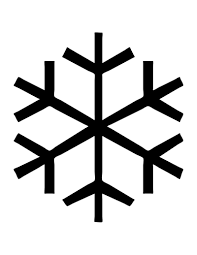
#> input picture xmas-tallography/snowflake_fft_test/images/snowflake_1.png, 197 x 255 px; its folder holds only this picture in this run
$ jupyter execute --allow-errors snowflakes_fft.ipynb   (shell and % lines are left out)
#> lines starting #> are read from the running program, lines starting #| are printed output that depends on the picture; after the words box and inside, x2 and y2 are one past the last pixel; in counts of white or black regions, pixels touching at a corner belong together
[cell 1]
from PIL import Image
import matplotlib.pyplot as plt
import numpy.fft as fft
import numpy as np

[cell 2]
# Load Images
import glob
image_ls =[]
for image_path in glob.glob("images/*"):
    plt.figure()
    im = Image.open(image_path)
#> im is the input picture: PIL image 197x255 P; min 0, max 255, mean 210
    if len(np.shape(im))==3:
        im= np.sum(im, 2)
    plt.imshow(im)
    image_ls.append(im)

[cell 3]
# FFT
f_im_ls = []
i=0
for im in image_ls:
    dims = np.shape(im)
    pad_x = int(np.ceil((1024-dims[0])/2))
    pad_y = int(np.ceil((1024-dims[1])/2))
    print( pad_x, pad_y)
    pad_im = np.pad(im, ((pad_x, pad_x),(pad_y, pad_y)), 'constant', constant_values=0)
    f_im =np.fft.fftshift( np.fft.fft2(pad_im))
    plt.figure()
    plt.imshow(np.abs(f_im), cmap="cool" )
    max_pix= np.max(np.max(np.abs(f_im)))
    min_pix = np.min(np.min(np.abs(f_im)))
    plt.clim(min_pix, max_pix/20)
    f_im_ls.append(f_im)
    plt.savefig(f'ffts/fft_{i}.png', )
    i= i+1
#> this loop made 1 pass
#> (dims, pad_x, pad_y, max_pix, min_pix, i) on pass 1: ((255, 197), 385, 414, 39140, 0.61, 1)
#| 385 414
#> pass 1, `plt.savefig(f'ffts/fft_{i}.png', )`:
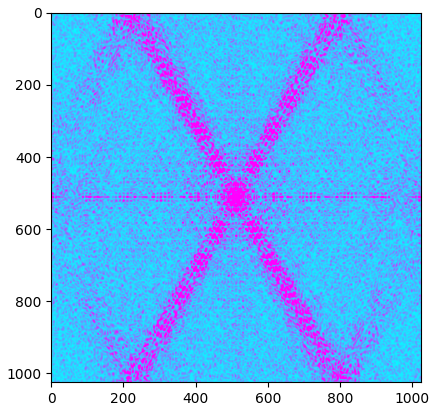
#> figure drawn by matplotlib, 1 panel
#> after the loop, f_im_ls = 1 item; i = 1

[cell 4]
# Blur images
# to increase the blur increase the BOXBLUR
from PIL import Image, ImageFilter
from matplotlib import cm

BOXBLUR=10
f_im_blur = []
for f_im in f_im_ls:
    im_abs = np.abs(f_im)
    max_pix = np.max(np.max(im_abs))
    im_abs = Image.fromarray(np.uint8(cm.gist_earth(im_abs/max_pix)*255))


    # Blur the input image using the filter ImageFilter.BLUR
    im_blurred = im_abs.filter(filter=ImageFilter.BoxBlur(BOXBLUR))
    plt.figure()
    plt.imshow(im_blurred)
    f_im_blur.append(im_blurred)
#> this loop made 1 pass
#> max_pix on pass 1: 39140
#> pass 1, `im_abs = np.abs(f_im)`:
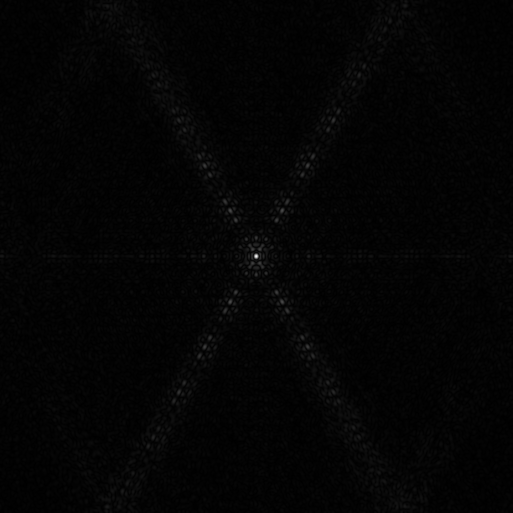
#> im_abs: shape (1025, 1025) float64 (shown at 1/2 size); min 0.61, max 39140, mean 651.5; drawn with min black and max white
#> pass 1, `im_abs = Image.fromarray(np.uint8(cm.gist_earth(im_abs/max_pix)*255))`:
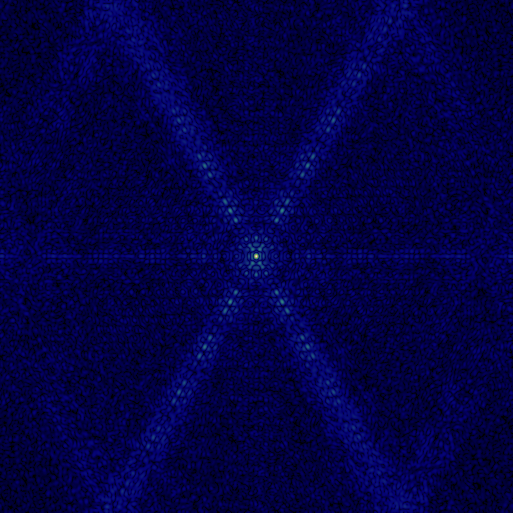
#> im_abs: PIL image 1025x1025 RGBA (shown at 1/2 size); mean R, G, B, A 1.9, 1, 68.1, 255
#> pass 1, `im_blurred = im_abs.filter(filter=ImageFilter.BoxBlur(BOXBLUR))`:
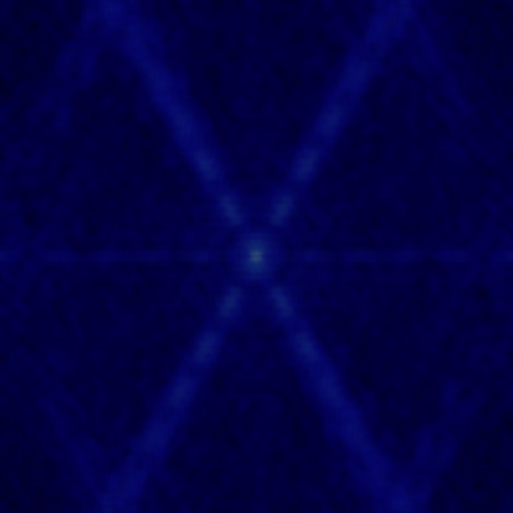
#> im_blurred: PIL image 1025x1025 RGBA (shown at 1/2 size); mean R, G, B, A 1.9, 1, 68.1, 255
#> after the loop, f_im_blur = 1 item

[cell 5]
# make masks
# Pad real space apply circular mask and save
import matplotlib.image
i =0
f_mask_ls = []
for f_im in f_im_blur:
    #im_abs = np.abs(f_im)
    f_im = np.sum(f_im, 2)
    mean_pix_val = np.mean(np.mean(f_im))
    ind = f_im >= mean_pix_val
    ind1 = f_im < mean_pix_val
    f_im[ind]= 1
    f_im[ind1]= 0
    plt.figure()
    plt.imshow(f_im, cmap="cool")
    f_mask_ls = []
    matplotlib.image.imsave(f'masks/fft_mask_{i}.png', f_im)
    i = i+1
#> this loop made 1 pass
#> (mean_pix_val, i) on pass 1: (326, 1)
#> pass 1, `f_im = np.sum(f_im, 2)`:
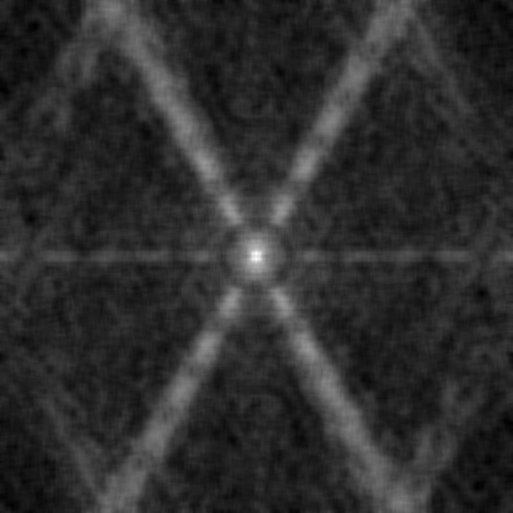
#> f_im: shape (1025, 1025) uint64 (shown at 1/2 size); min 292, max 479, mean 326; drawn with min black and max white
#> pass 1, `ind = f_im >= mean_pix_val`:
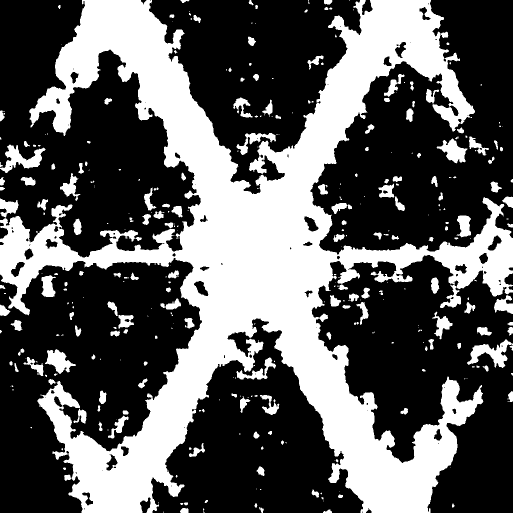
#> ind: shape (1025, 1025) bool (shown at 1/2 size); 36.3% white; 353 white regions (174 under 20 px), largest, box (x1, y1, x2, y2) and area: (0, 0, 1025, 1025) 341405, (0, 289, 91, 346) 2126, (934, 679, 1025, 736) 2126
#> pass 1, `matplotlib.image.imsave(f'masks/fft_mask_{i}.png', f_im)`:
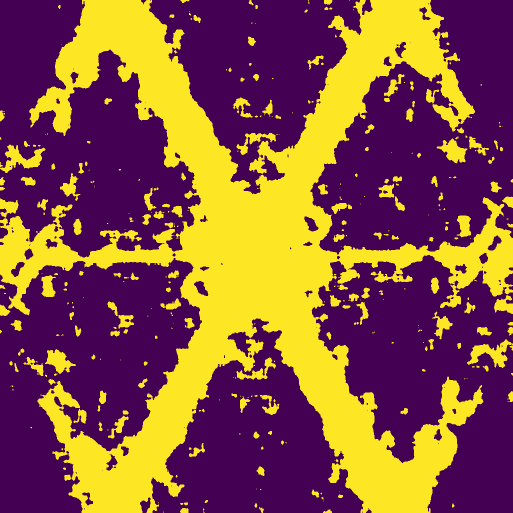
#> saved as fft_mask_0.png: shape (1025, 1025, 3) (shown at 1/2 size); mean R, G, B 135.1, 84.4, 66.6
#> after the loop, i = 1
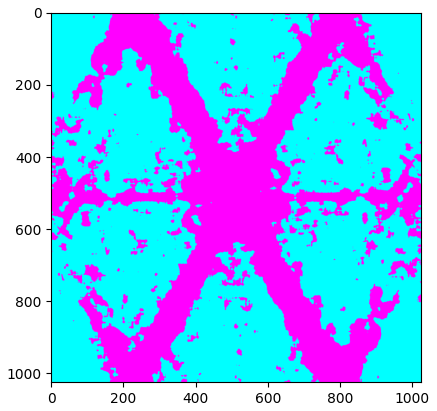
#> figure drawn by matplotlib, 1 panel

$ run again, on xmas-tallography/snowflake_fft_test/images/snowflake_5.png
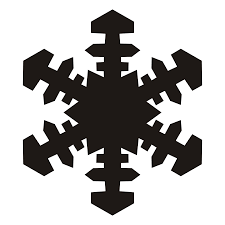
#> input picture xmas-tallography/snowflake_fft_test/images/snowflake_5.png, 225 x 225 px
#> im is the input picture: PIL image 225x225 P; mean R, G, B 179.7, 178.1, 177.2
#> the loop `for im in image_ls:` made 1 pass
#> (dims, pad_x, pad_y, max_pix, min_pix, i) on pass 1: ((225, 225), 400, 400, 61571, 0.171, 1)
#> (printed output is left out)
#> after the loop `for im in image_ls:`: f_im_ls = 1 item; i = 1
#> the loop `for f_im in f_im_ls:` made 1 pass
#> max_pix on pass 1: 61571
#> after the loop `for f_im in f_im_ls:`: f_im_blur = 1 item
#> the loop `for f_im in f_im_blur:` made 1 pass
#> (mean_pix_val, i) on pass 1: (316, 1)
#> pass 1, `ind = f_im >= mean_pix_val`:
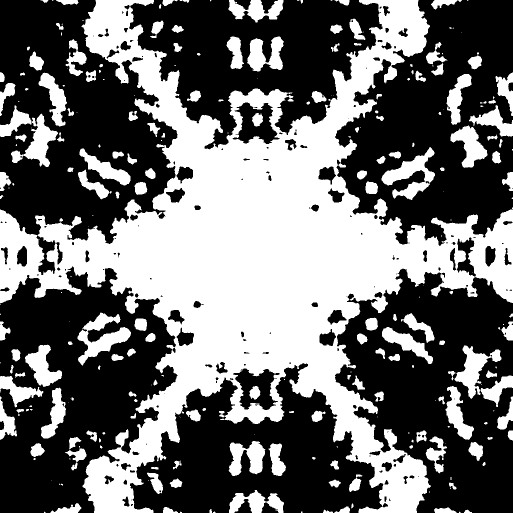
#> ind: shape (1025, 1025) bool (shown at 1/2 size); 42.8% white; 271 white regions (104 under 20 px), largest, box (x1, y1, x2, y2) and area: (0, 0, 1025, 1025) 352379, (763, 294, 870, 400) 4410, (155, 625, 262, 731) 4410
#> after the loop `for f_im in f_im_blur:`: i = 1
#> `[cell 5] # make masks # Pad real space apply circular mask and save im..`:
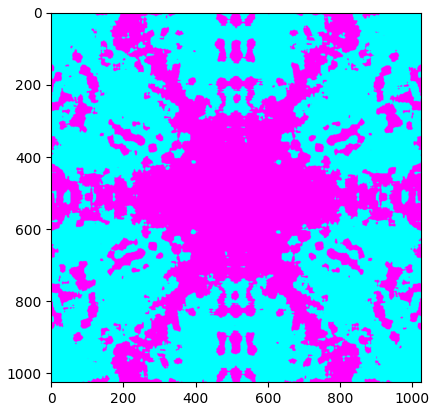
#> figure drawn by matplotlib, 1 panel

$ run again, on xmas-tallography/snowflake_fft_test/images/snowflake_6.png
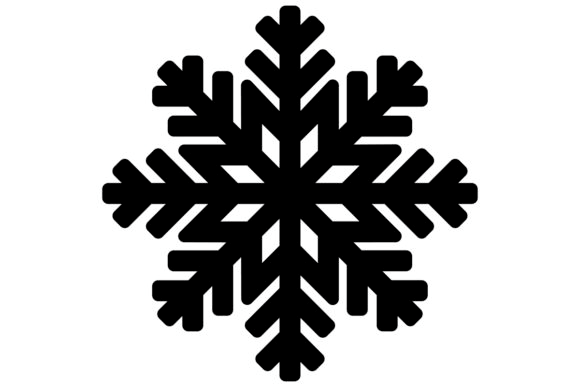
#> input picture xmas-tallography/snowflake_fft_test/images/snowflake_6.png, 580 x 387 px
#> im is the input picture: PIL image 580x387 RGBA; mean R, G, B, A 181.9, 181.9, 181.9, 255
#> im: shape (387, 580) uint64; 234 distinct labels, from 255 to 1020
#> the loop `for im in image_ls:` made 1 pass
#> (dims, pad_x, pad_y, max_pix, min_pix, i) on pass 1: ((387, 580), 319, 222, 179725892, 2.55, 1)
#> (printed output is left out)
#> after the loop `for im in image_ls:`: f_im_ls = 1 item; i = 1
#> the loop `for f_im in f_im_ls:` made 1 pass
#> max_pix on pass 1: 179725892
#> after the loop `for f_im in f_im_ls:`: f_im_blur = 1 item
#> the loop `for f_im in f_im_blur:` made 1 pass
#> (mean_pix_val, i) on pass 1: (255.3, 1)
#> pass 1, `f_im = np.sum(f_im, 2)`:
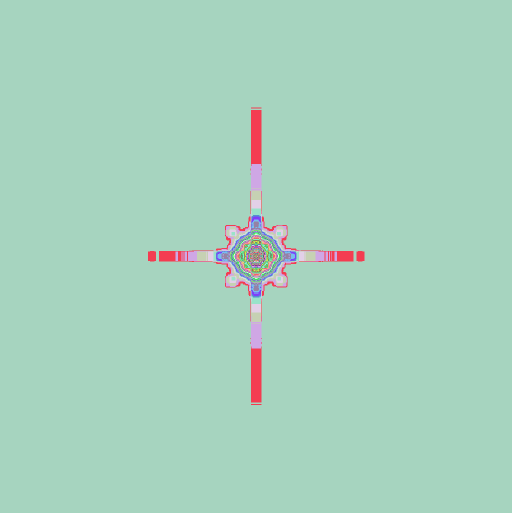
#> f_im: shape (1025, 1024) uint64 (shown at 1/2 size); 103 distinct labels, from 255 to 358; one colour per label, 0 black
#> after the loop `for f_im in f_im_blur:`: i = 1
#> `[cell 5] # make masks # Pad real space apply circular mask and save im..`:
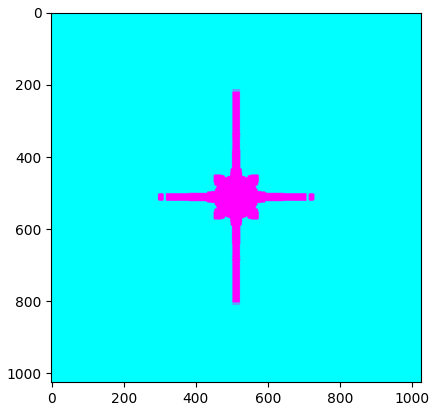
#> figure drawn by matplotlib, 1 panel
